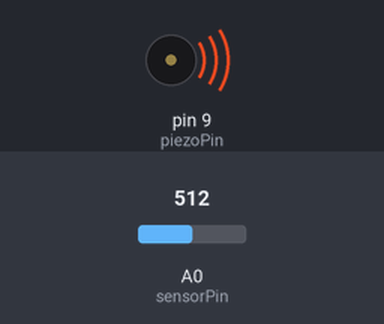
This sketch was run on a simulated Arduino Uno, built with avr-gcc and run on an emulated ATmega328P. On the bench: buzzer (waves = sounding). The inputs (shaded band) are chosen by the test bench; at power-on: A0 (sensorPin) = 512.

Above: at 0.1 s.
Timing chart, 0 to 1.6 s (numbered marks = the images above):
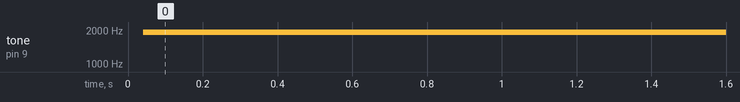

The sketch:

stretchPiezo.ino
```cpp
/*
See the fritzing sketch for wiring instructions.
Speaker will be really loud and annoying.
Place it face down on a surface.
*/

int sensorPin = 0;
int piezoPin = 9;

int val = 0;

void setup() {
  pinMode(piezoPin, OUTPUT);
}

void loop() {
  digitalWrite(piezoPin, LOW);
  val = analogRead(sensorPin);
  val = val/2;

  for( int i=0; i<500; i++ ) {  // play it for 50 cycles
    digitalWrite(piezoPin, HIGH);
    delayMicroseconds(val);
    digitalWrite(piezoPin, LOW);
    delayMicroseconds(val);
  }
}
```

Measured:
- by itself, tone on pin 9 (piezoPin): silent → 1920 Hz at 0.04 s
